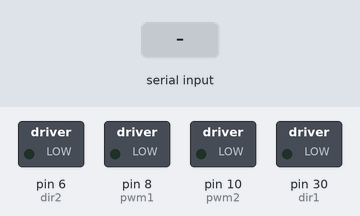
A sketch run on a simulated Arduino Mega 2560, built with avr-gcc and run on an emulated ATmega2560. On the bench: switched loads named in the sketch (green lamp = pin HIGH). The test bench sets the inputs (shaded band). What the sketch prints to the serial monitor is not drawn.

Above: at 1.2 s.
1.3 s: "TARGET_3\n" received over the second serial link
At 1.9 s:
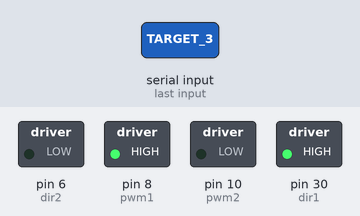
Timing chart, 0 to 4.3 s (numbered marks = the images above; inputs shaded):
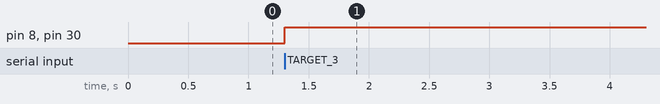

Measured:
- after the input at 1.3 s, pin 8 (pwm1), pin 30 (dir1): LOW → HIGH at once

The sketch:

elevator.ino
```cpp
#include "ps.h"

int pwm1 = 8, pwm2 = 10;
int dir1 = 30, dir2 = 6;

bool motor1Direction = true;  // true = CW, false = CCW
bool motor2Direction = true;

PS ps;

void setup() {
    Serial.begin(115200);
    Serial3.begin(115200);  // Communication from ESP32

    pinMode(pwm1, OUTPUT);
    pinMode(pwm2, OUTPUT);
    pinMode(dir1, OUTPUT);
    pinMode(dir2, OUTPUT);

    Serial.println("System Ready.");
}

void loop() {
    if (Serial3.available()) {
        String command = Serial3.readStringUntil('\n');
        command.trim();
        ps.update(command);

        if (ps.buttonUp) {  // Button 1 - Motor 1 toggle
digitalWrite(dir1, HIGH);
analogWrite(pwm1, 255);
        }

        // if (ps.buttonRight) {  // Button 2 - Motor 2 toggle
        //     motor2Direction = !motor2Direction;
        //     digitalWrite(dir2, motor2Direction ? HIGH : LOW);
        //     analogWrite(pwm2, 255);  // Full speed
        // }

        ps.reset();
    }
}
```

ps.cpp
```cpp
#include "ps.h"

void PS::update(String command) {
    reset();  // reset previous states before updating

    if (command == "RIGHT") {
        buttonRight = true;
    } else if (command == "BUTTON") {
        buttonLeft = true;
    } else if (command == "TARGET_3") {
        buttonUp = true;
    } else if (command == "CROSS") {
        buttonDown = true;
    }
}

void PS::reset() {
    buttonRight = false;
    buttonLeft = false;
    buttonUp = false;
    buttonDown = false;
}
```

ps.h
```cpp
#ifndef PS_H
#define PS_H

#include <Arduino.h>

class PS {
public:
    bool buttonRight = false;
    bool buttonLeft = false;
    bool buttonUp = false;
    bool buttonDown = false;

    void update(String command);
    void reset();  // Optional: reset all values after reading if needed
};

#endif
```
